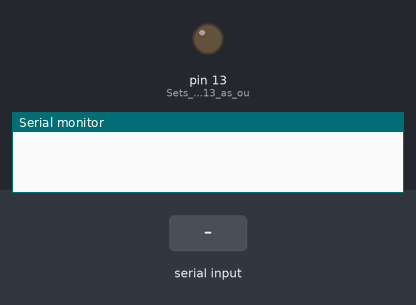
A sketch run on a simulated Arduino Uno, built with avr-gcc and run on an emulated ATmega328P. Parts: output pins drawn as LEDs (lit = HIGH), the last lines printed to the serial monitor. The test bench sets the inputs (shaded band).

Above: at 1.2 s.
1.3 s: "1" received over Serial
At 2.1 s:
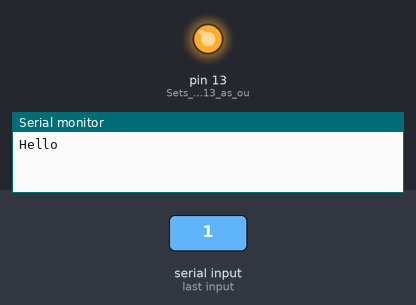
2.8 s: "0" received over Serial
At 3.3 s:
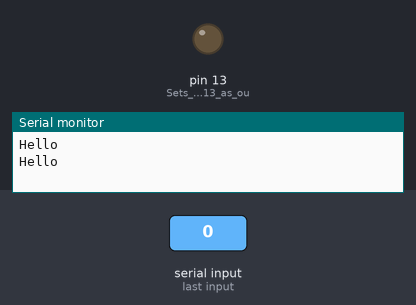
Timing chart, 0 to 5.8 s (numbered marks = the images above; inputs shaded):
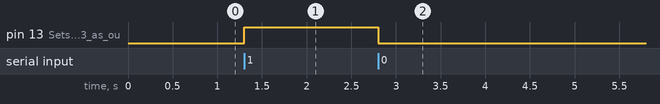

Measured:
- after the input at 1.3 s, pin 13 (Sets_digital_pin_13_as_ou): LOW → HIGH at once
- after the input at 2.8 s, pin 13 (Sets_digital_pin_13_as_ou): HIGH → LOW at once

The sketch:

test_bluetooth.ino
```cpp
char data = 0;                //Variable for storing received data

void setup() {
  Serial.begin(9600);         //Sets the data rate in bits per second (baud) for serial data transmission
  pinMode(LED_BUILTIN, OUTPUT);        //Sets digital pin 13 as output pin
}

void loop(){
  if(Serial.available() > 0){  // Send data only when you receive data:
    data = Serial.read();      //Read the incoming data and store it into variable data
    //Serial.print(data);        //Print Value inside data in Serial monitor
    //Serial.print("\n");        //New line
    Serial.print("Hello\n");
    if(data == '1')            //Checks whether value of data is equal to 1
    digitalWrite(LED_BUILTIN, HIGH);  //If value is 1 then LED turns ON
    else if(data == '0')       //Checks whether value of data is equal to 0
    digitalWrite(LED_BUILTIN, LOW);   //If value is 0 then LED turns OFF
  }

}
```
